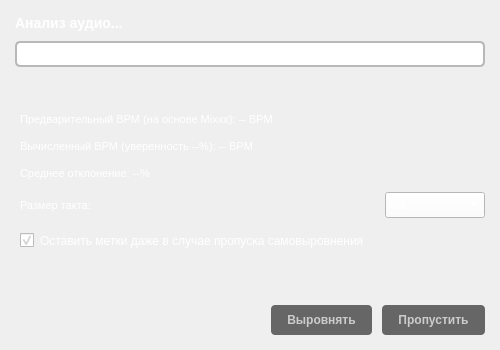
<?xml version="1.0" encoding="UTF-8"?>
<ui version="4.0">
    <class>LoadFileDialog</class>
    <widget class="QDialog" name="LoadFileDialog">
        <property name="geometry">
            <rect>
                <x>0</x>
                <y>0</y>
                <width>500</width>
                <height>350</height>
            </rect>
        </property>
        <property name="windowTitle">
            <string>Анализ и выравнивание долей</string>
        </property>
        <property name="minimumSize">
            <size>
                <width>500</width>
                <height>350</height>
            </size>
        </property>
        <layout class="QVBoxLayout" name="mainLayout">
            <property name="spacing">
                <number>10</number>
            </property>
            <property name="leftMargin">
                <number>15</number>
            </property>
            <property name="topMargin">
                <number>15</number>
            </property>
            <property name="rightMargin">
                <number>15</number>
            </property>
            <property name="bottomMargin">
                <number>15</number>
            </property>
            <item>
                <widget class="QLabel" name="statusLabel">
                    <property name="text">
                        <string>Анализ аудио...</string>
                    </property>
                    <property name="styleSheet">
                        <string>font-size: 14px; font-weight: bold; color: white;</string>
                    </property>
                </widget>
            </item>
            <item>
                <widget class="QProgressBar" name="progressBar">
                    <property name="value">
                        <number>0</number>
                    </property>
                    <property name="styleSheet">
                        <string>QProgressBar {
                            border: 2px solid palette(mid);
                            border-radius: 5px;
                            text-align: center;
                            background-color: palette(base);
                            color: white;
                            }
                            QProgressBar::chunk {
                            background-color: #4CAF50;
                            border-radius: 3px;
                            }
                        </string>
                    </property>
                </widget>
            </item>
            <item>
                <widget class="QLabel" name="infoLabel">
                    <property name="text">
                        <string />
                    </property>
                    <property name="wordWrap">
                        <bool>true</bool>
                    </property>
                    <property name="styleSheet">
                        <string>font-size: 12px; color: white; padding: 5px;</string>
                    </property>
                </widget>
            </item>
            <item>
                <widget class="QLabel" name="preliminaryBPMLabel">
                    <property name="text">
                        <string>Предварительный BPM (на основе Mixxx): -- BPM</string>
                    </property>
                    <property name="styleSheet">
                        <string>font-size: 11px; color: white; padding: 2px;</string>
                    </property>
                </widget>
            </item>
            <item>
                <widget class="QLabel" name="computedBPMLabel">
                    <property name="text">
                        <string>Вычисленный BPM (уверенность --%): -- BPM</string>
                    </property>
                    <property name="styleSheet">
                        <string>font-size: 11px; color: white; padding: 2px;</string>
                    </property>
                </widget>
            </item>
            <item>
                <widget class="QLabel" name="deviationLabel">
                    <property name="text">
                        <string>Среднее отклонение: --%</string>
                    </property>
                    <property name="styleSheet">
                        <string>font-size: 11px; color: white; padding: 2px;</string>
                    </property>
                </widget>
            </item>
            <item>
                <layout class="QHBoxLayout" name="timeSignatureLayout">
                    <property name="spacing">
                        <number>8</number>
                    </property>
                    <item>
                        <widget class="QLabel" name="timeSignatureLabel">
                            <property name="text">
                                <string>Размер такта:</string>
                            </property>
                            <property name="styleSheet">
                                <string>font-size: 11px; color: white; padding: 2px;</string>
                            </property>
                        </widget>
                    </item>
                    <item>
                        <widget class="QComboBox" name="timeSignatureCombo">
                            <property name="maximumSize">
                                <size>
                                    <width>100</width>
                                    <height>16777215</height>
                                </size>
                            </property>
                            <property name="toolTip">
                                <string>Размер такта. Перед выравниванием можно изменить.</string>
                            </property>
                            <property name="styleSheet">
                                <string>font-size: 11px; color: white; padding: 4px; background: palette(base);
                                </string>
                            </property>
                            <item>
                                <property name="text">
                                    <string>4/4</string>
                                </property>
                            </item>
                            <item>
                                <property name="text">
                                    <string>3/4</string>
                                </property>
                            </item>
                            <item>
                                <property name="text">
                                    <string>1/4</string>
                                </property>
                            </item>
                            <item>
                                <property name="text">
                                    <string>2/4</string>
                                </property>
                            </item>
                            <item>
                                <property name="text">
                                    <string>6/8</string>
                                </property>
                            </item>
                            <item>
                                <property name="text">
                                    <string>12/8</string>
                                </property>
                            </item>
                        </widget>
                    </item>
                </layout>
            </item>
            <item>
                <widget class="QCheckBox" name="keepMarkersOnSkipCheckbox">
                    <property name="text">
                        <string>Оставить метки даже в случае пропуска самовыровнения</string>
                    </property>
                    <property name="checked">
                        <bool>true</bool>
                    </property>
                    <property name="styleSheet">
                        <string>font-size: 12px; color: white; padding: 5px;</string>
                    </property>
                </widget>
            </item>
            <item>
                <spacer name="verticalSpacer">
                    <property name="orientation">
                        <enum>Qt::Vertical</enum>
                    </property>
                    <property name="sizeHint" stdset="0">
                        <size>
                            <width>20</width>
                            <height>40</height>
                        </size>
                    </property>
                </spacer>
            </item>
            <item>
                <layout class="QHBoxLayout" name="buttonLayout">
                    <property name="spacing">
                        <number>10</number>
                    </property>
                    <item>
                        <spacer name="horizontalSpacer">
                            <property name="orientation">
                                <enum>Qt::Horizontal</enum>
                            </property>
                            <property name="sizeHint" stdset="0">
                                <size>
                                    <width>40</width>
                                    <height>20</height>
                                </size>
                            </property>
                        </spacer>
                    </item>
                    <item>
                        <widget class="QPushButton" name="fixButton">
                            <property name="text">
                                <string>Выровнять</string>
                            </property>
                            <property name="enabled">
                                <bool>false</bool>
                            </property>
                            <property name="styleSheet">
                                <string>QPushButton {
                                    background-color: #4CAF50;
                                    color: white;
                                    border: none;
                                    padding: 8px 16px;
                                    border-radius: 4px;
                                    font-size: 12px;
                                    font-weight: bold;
                                    }
                                    QPushButton:hover {
                                    background-color: #45a049;
                                    }
                                    QPushButton:disabled {
                                    background-color: #666666;
                                    color: #cccccc;
                                    }
                                </string>
                            </property>
                        </widget>
                    </item>
                    <item>
                        <widget class="QPushButton" name="skipButton">
                            <property name="text">
                                <string>Пропустить</string>
                            </property>
                            <property name="enabled">
                                <bool>false</bool>
                            </property>
                            <property name="styleSheet">
                                <string>QPushButton {
                                    background-color: #f44336;
                                    color: white;
                                    border: none;
                                    padding: 8px 16px;
                                    border-radius: 4px;
                                    font-size: 12px;
                                    font-weight: bold;
                                    }
                                    QPushButton:hover {
                                    background-color: #da190b;
                                    }
                                    QPushButton:disabled {
                                    background-color: #666666;
                                    color: #cccccc;
                                    }
                                </string>
                            </property>
                        </widget>
                    </item>
                </layout>
            </item>
        </layout>
    </widget>
    <resources />
    <connections />
</ui>
